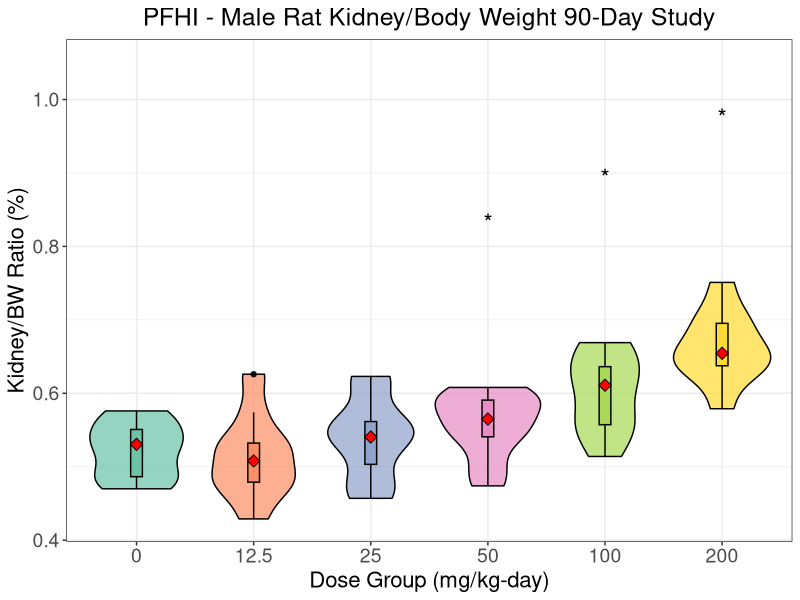
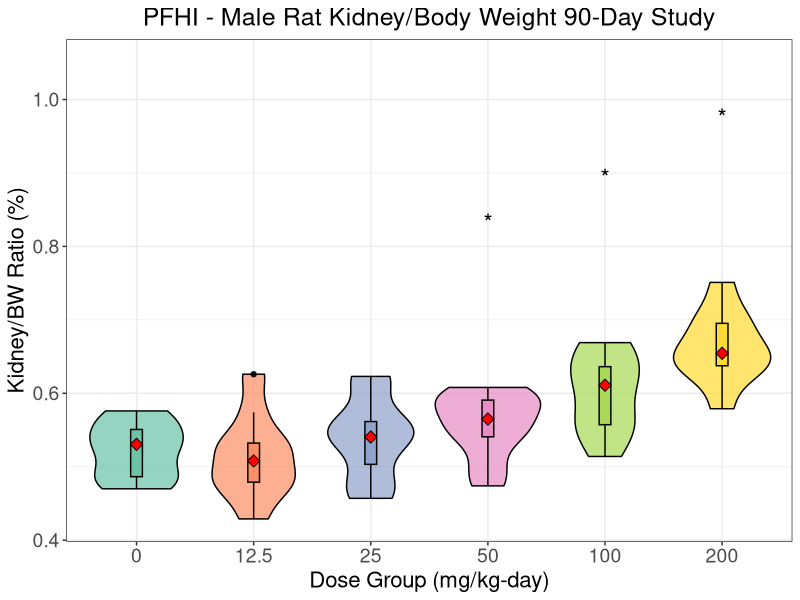

Generate these figures, in order, with R:
# 2/27/2025
# increase sizes of axis labels and plot title by modifying the theme's axis text and title, and centering the heading and increasing its font size

# Load required packages
library(ggplot2)
library(dplyr)
library(readxl)

PFHICo <- read_excel("OrganWeightsPFAS.xlsx", sheet='PFHI', na = c("", "NA")) 
View(PFHICo)
# Include only male (rows 61-120)
PFHICom <- PFHICo[-c(61:120),]
View(PFHICom)
# Ensure Group is treated as an ordered factor 
dose_levels <- c(0, 12.5, 25, 50, 100, 200) # Define correct dose order
PFHICom$Group <- factor(PFHICom$Group, levels = dose_levels, ordered = TRUE)

# Manually select 50,100 and 200 mg/kg-day groups
top_doses <- PFHICom %>%
  filter(Group %in% c(50,100,200)) %>% #select only 50, 100 and 200 mg/kg-day
  group_by(Group) %>%
  summarise(max_KidneyRel = max(KidneyRel, na.rm = TRUE)) %>%
  # arrange(desc(max_LiverRel)) %>% # Sort by median values
  # slice(1:2) %>% # Select the two highest median values
  mutate(y_position = max_KidneyRel + 0.2) # Adjust y-position for asterisk placement

#Get overall max LiverRel to set y-axis limits
y_max <- max(PFHICom$KidneyRel + 0.3) #Increase spacing to avoid cutoff

#Debugging using 2 lines below
View(PFHICom$KidneyRel)
View(max((PFHICom$KidneyRel)))


# Create the violin + box plot
KidneyRel1m <- ggplot(PFHICom, aes(x = Group, y = KidneyRel, fill = Group)) +
  geom_violin(trim = TRUE, alpha = 0.7, color = "black") + # Violin plot
  geom_boxplot(width = 0.1, color = "black", alpha = 0.9) + # Box plot
  
  # Ensure the median is properly displayed
  stat_summary(fun = median, geom = "point", shape = 23, size = 3, fill = "red") +
  
  # Add asterisks above the 100 and 200 mg/kg-day groups 
  geom_text(data = top_doses, aes(x = Group, y = y_position, label = "*"),
            size = 6, color = "black", vjust = -0.5) + #Move the asterisk up
  
  #Manually set y-axis limits to prevent asterisk cut-off
  ylim(NA, y_max) +
  
  labs(title = "PFHI - Male Rat Kidney/Body Weight 90-Day Study",
       x = "Dose Group (mg/kg-day)", y = "Kidney/BW Ratio (%)") +
  
  scale_fill_brewer(palette = "Set2", name = "Group") + # Colorful palette
  theme_bw() +
  theme(legend.position = "none") +

  theme(
    axis.text = element_text(size = 14), # increase tick label size
    axis.title = element_text(size = 16), # increase axis title size
    plot.title = element_text(size = 18, hjust = 0.5) # increase plot title size
  )


# Save the plot as a PNG file
ggsave(filename = "KidneyRel1m.png", plot = KidneyRel1m, width = 8, height = 6, dpi = 300)

# Display the plot
KidneyRel1m